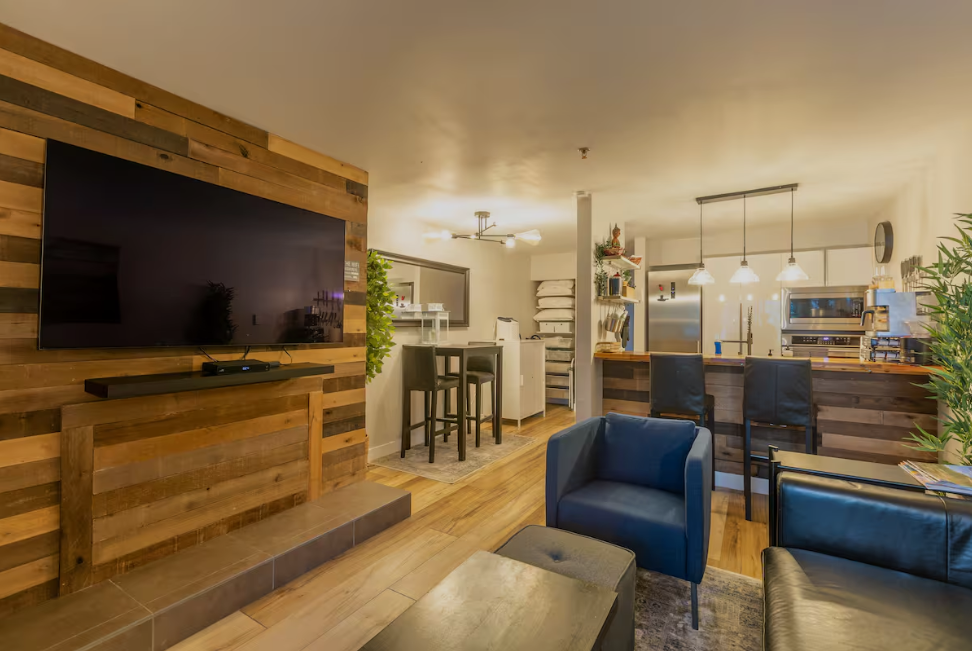
#> input picture knowledge/content/images/airbnb-1-1.png, 972 x 651 px; its folder holds 4 pictures in this run
$ python crop_white_borders.py
#> lines starting #> are read from the running program, lines starting #| are printed output that depends on the picture; after the words box and inside, x2 and y2 are one past the last pixel; in counts of white or black regions, pixels touching at a corner belong together
import os
import glob
from PIL import Image, ImageChops

ROOT = os.path.dirname(os.path.dirname(__file__))
IMG_DIR = os.path.join(ROOT, "knowledge", "content", "images")

def trim_white_borders(img: Image.Image, tolerance: int = 240) -> Image.Image:
    """
    Trim white/near-white borders from an image.

    Args:
        img: PIL Image object
        tolerance: Brightness threshold (0-255). Pixels above this are considered white.

    Returns:
        Cropped PIL Image
    """
    # Convert to RGB if needed
    if img.mode != 'RGB':
        img = img.convert('RGB')

    # Convert to grayscale for border detection
    gray = img.convert('L')

    # Create a mask where white pixels are 0, others are 255
    # Invert so content is white, borders are black
    def is_content(pixel):
        return 0 if pixel >= tolerance else 255

    mask = gray.point(is_content, mode='L')

    # Get bounding box of non-white content
    bbox = mask.getbbox()

    if bbox:
        return img.crop(bbox)
    else:
        # If entire image is white, return original
        return img

def process_images(pattern: str = "airbnb-*-*.png", tolerance: int = 240) -> None:
    """
    Process all images matching pattern and remove white borders.

    Args:
        pattern: Glob pattern for image files
        tolerance: Brightness threshold for white detection (0-255)
    """
#> called with pattern = 'airbnb-*-*.png', tolerance = 240
    search_path = os.path.join(IMG_DIR, pattern)
    files = sorted(glob.glob(search_path))

    if not files:
        print(f"No files found matching: {search_path}")
        return

    print(f"Found {len(files)} images to process")
    print(f"Using tolerance: {tolerance} (pixels >= {tolerance} brightness are treated as white)")
    print()

    for filepath in files:
        try:
            img = Image.open(filepath)
#> img is the input picture: PIL image 972x651 RGB; mean R, G, B 128.2, 105.6, 74.6
            original_size = img.size
#> original_size = (972, 651)

            # Trim white borders
            cropped = trim_white_borders(img, tolerance=tolerance)
#> in trim_white_borders, `gray = img.convert('L')`:
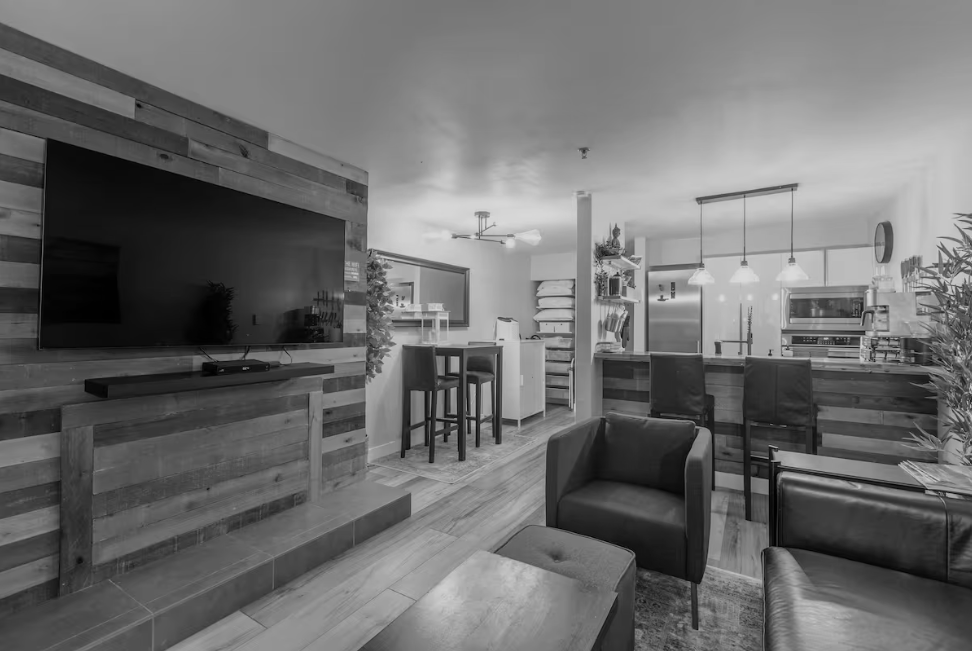
#> gray: PIL image 972x651 L; min 0, max 217, mean 108.8
#> in trim_white_borders, `mask = gray.point(is_content, mode='L')`: mask: PIL image 972x651 L; every value is 255
#> in trim_white_borders, `bbox = mask.getbbox()`: bbox = (0, 0, 972, 651)
            new_size = cropped.size
#> new_size = (972, 651)

            # Calculate how much was cropped
            width_diff = original_size[0] - new_size[0]
#> width_diff = 0
            height_diff = original_size[1] - new_size[1]
#> height_diff = 0

            # Only save if something was actually cropped
            if width_diff > 0 or height_diff > 0:
                cropped.save(filepath)
                print(f"[OK] {os.path.basename(filepath)}")
                print(f"  {original_size[0]}x{original_size[1]} -> {new_size[0]}x{new_size[1]} "
                      f"(-{width_diff}w, -{height_diff}h)")
            else:
                print(f"[SKIP] {os.path.basename(filepath)} - no borders detected")

        except Exception as e:
            print(f"[ERROR] Error processing {os.path.basename(filepath)}: {e}")
#> pass 2 of the loop in process_images, `for filepath in files:`:
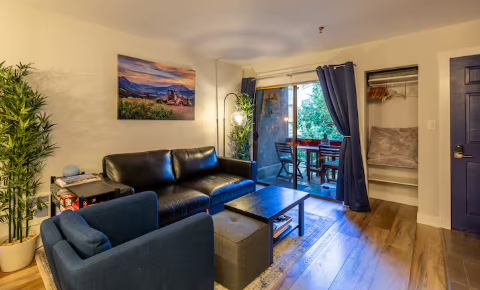
#> input picture knowledge/content/images/airbnb-1-2.png, 480 x 290 px
#> in process_images, img is the input picture: PIL image 480x290 RGB; mean R, G, B 131.4, 117.1, 99.2
#> in trim_white_borders (call 2), `gray = img.convert('L')`:
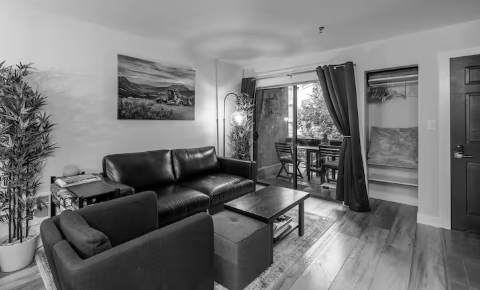
#> gray: PIL image 480x290 L; min 0, max 255, mean 119.3
#> in trim_white_borders (call 2), `mask = gray.point(is_content, mode='L')`:
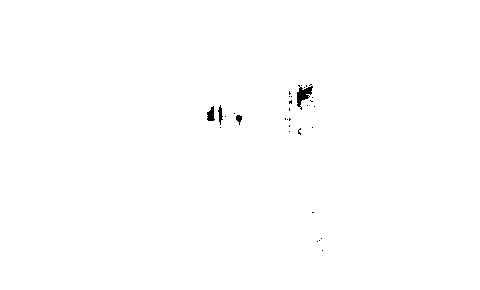
#> mask: PIL image 480x290 L; 99.7% white; 32 black regions (28 under 20 px), largest, box (x1, y1, x2, y2) and area: (297, 85, 313, 110) 183, (207, 106, 215, 121) 80, (218, 105, 223, 125) 51, (236, 115, 242, 125) 37
#> bbox = (0, 0, 480, 290)
#> pass 3 of the loop in process_images, `for filepath in files:`:
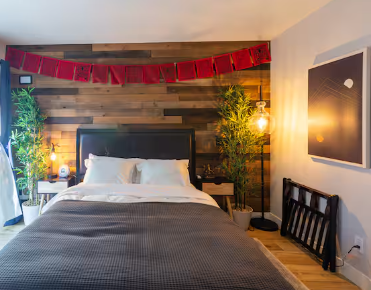
#> input picture knowledge/content/images/airbnb-1-3.png, 371 x 290 px
#> in process_images, img is the input picture: PIL image 371x290 RGB; mean R, G, B 135.8, 113.8, 99.3
#> in trim_white_borders (call 3), `gray = img.convert('L')`:
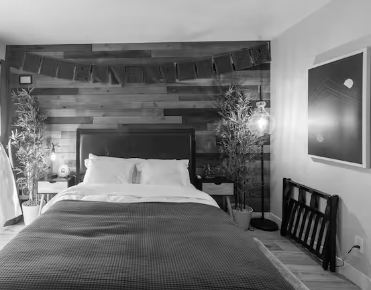
#> gray: PIL image 371x290 L; min 0, max 254, mean 118.7
#> in trim_white_borders (call 3), `mask = gray.point(is_content, mode='L')`:
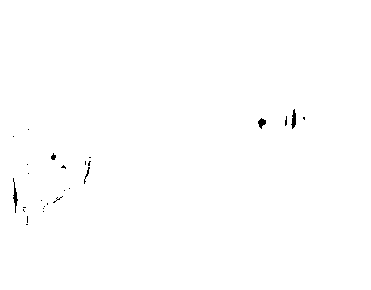
#> mask: PIL image 371x290 L; 99.7% white; 27 black regions (22 under 20 px), largest, box (x1, y1, x2, y2) and area: (13, 178, 18, 213) 69, (291, 109, 296, 129) 62, (258, 118, 266, 129) 52, (84, 167, 90, 184) 27, (51, 153, 56, 160) 23
#> bbox = (0, 0, 371, 290)
#> the loop made 4 passes; the first 3 are shown

    print(f"\nProcessing complete!")

if __name__ == "__main__":
    # Use tolerance of 240 - pixels with brightness >= 240 are considered white
    # Adjust this value if needed (lower = more aggressive, higher = more conservative)
    process_images(pattern="airbnb-*-*.png", tolerance=240)
